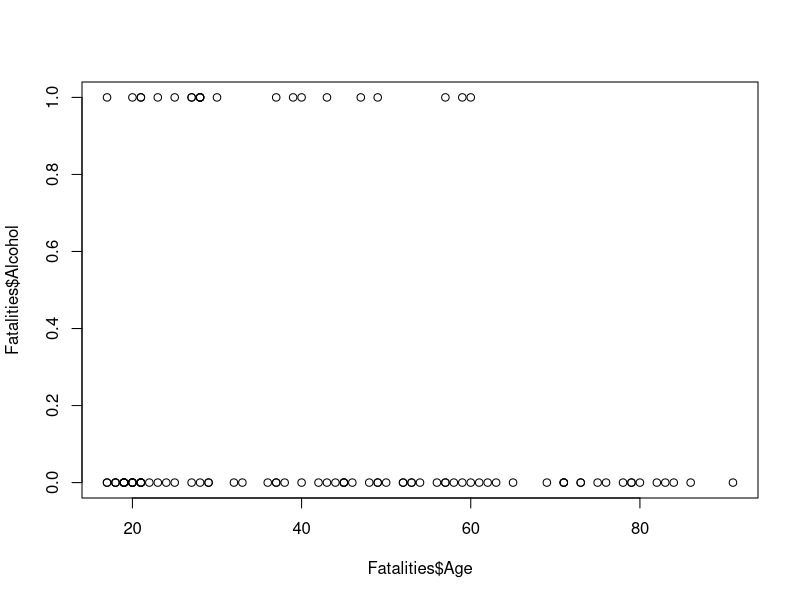
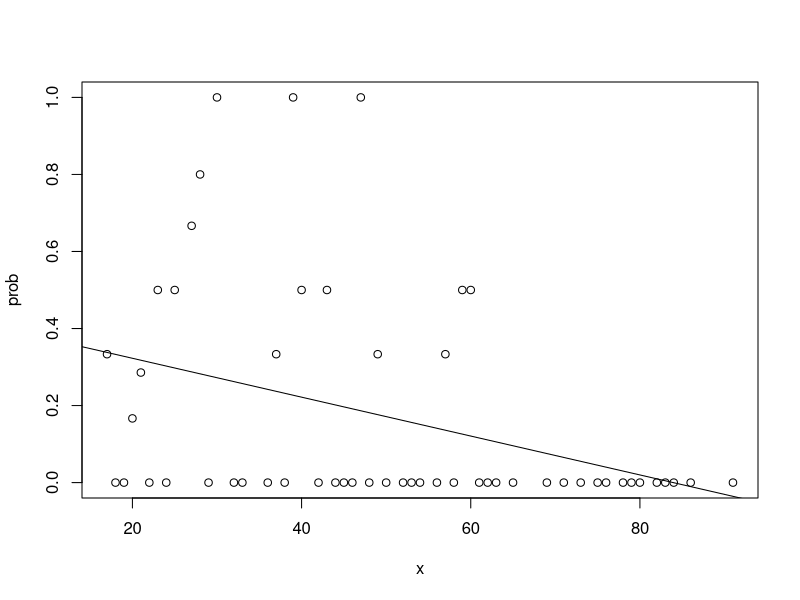
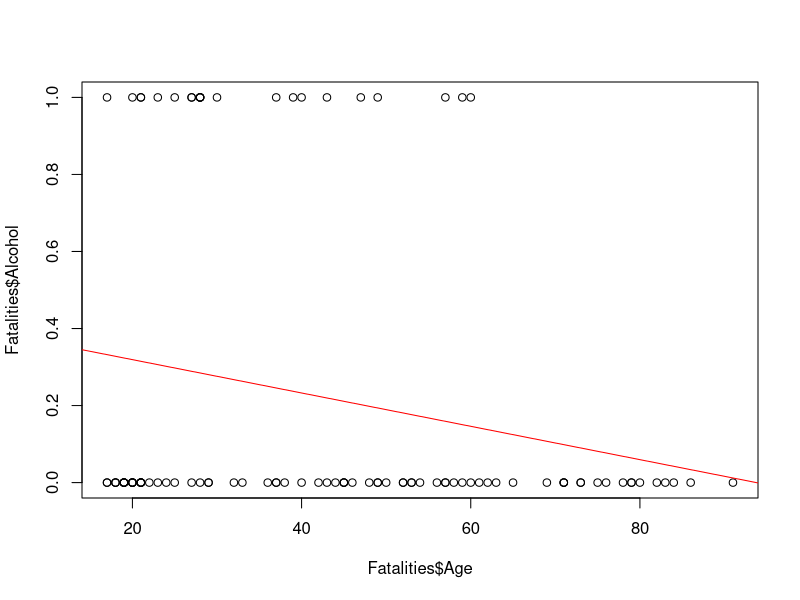

These figures' R source, in order: (Note: this script raises an error after producing the figures.)
#Math E-156 Script 9C-Logistic regression.R

#Based on section 9.6 of the textbook

#Topic 1 - doing linear regression when the response is always zero or one
#Load the Fatal Analysis Reporting System data
Fatalities <- read.csv("Fatalities.csv");head(Fatalities)
#This predictor is Age, the response is Alcohol

#First, the usual scatter plot
plot(Fatalities$Age, Fatalities$Alcohol) #looks like Figure 9.23a

#Make a contingency table for Age and Alcohol
tbl<-table(Fatalities$Age, Fatalities$Alcohol);head(tbl)

#Turn the vector of ages from the table into a numeric vector
x<-as.numeric(rownames(tbl));x #a vector of the ages

#Now make a table of the probability of alcohol involvement as a function of age
#The following is heavy-handed, but I cannot figure out an easier way to construct the table
prob<-numeric(length(x))
for (i in 1:length(x)) {
  prob[i] = sum((Fatalities$Age == x[i])*Fatalities$Alcohol)/sum((Fatalities$Age == x[i]))
}
plot(x,prob) #if we had lots more data this might look more like other regression examples

#It would be possible but unconventional to do standard linear regression
fatal.lm <- lm(prob~x);fatal.lm
abline(fatal.lm)   #slope is -0.004
#Notice that for a 90-year-old driver, the predicted probability of alcohol involvement is negative!

#An equivalent approach is to treat drivers of the same age as separate cases (realistic). 
#Again we have a predicted probability as a function of age, but the observed probability is always 0 or 1
plot(Fatalities$Age, Fatalities$Alcohol) #looks like Figure 9.23a
fatal2.lm <- lm(Fatalities$Alcohol ~ Fatalities$Age);fatal2.lm
#The regression parameters are exactly the same!
abline(fatal2.lm, col="red")


#Topic 2 - a maximum likelihood approach
#We could still assume that probability is a linear function of age
attach(Fatalities)
library(stats4)
MLL<- function(alpha, beta) -sum(log(alpha+beta*Age)*Alcohol+ log(1-alpha-beta*Age)*(1-Alcohol))
mle(MLL,start = list(alpha = 0.4, beta = -0.004)) #fails - logs of negative numbers

#Topic 3 - logistic regression
#The conventional approach is to use a different functional form.
#We no longer assume that alcohol use probability p is a linear function of age x.
#Instead, we assume that p = exp(alpha x+beta)/(1 + exp(alpha x+beta))
#This function can never be less than zero nor greater than 1
#Start with minus the log of the likelihood function
MLL<- function(alpha, beta) -sum( log( exp(alpha+beta*Age)/(1+exp(alpha+beta*Age)) )*Alcohol+ log(1/(1+exp(alpha+beta*Age)))*(1-Alcohol) )
results<-mle(MLL,start = list(alpha = -0.1, beta = -0.02))
results@coef
curve( exp(results@coef[1]+results@coef[2]*x)/ (1+exp(results@coef[1]+results@coef[2]*x)),col = "blue", add=TRUE)
#The shape is similar, but the probability stays positive
